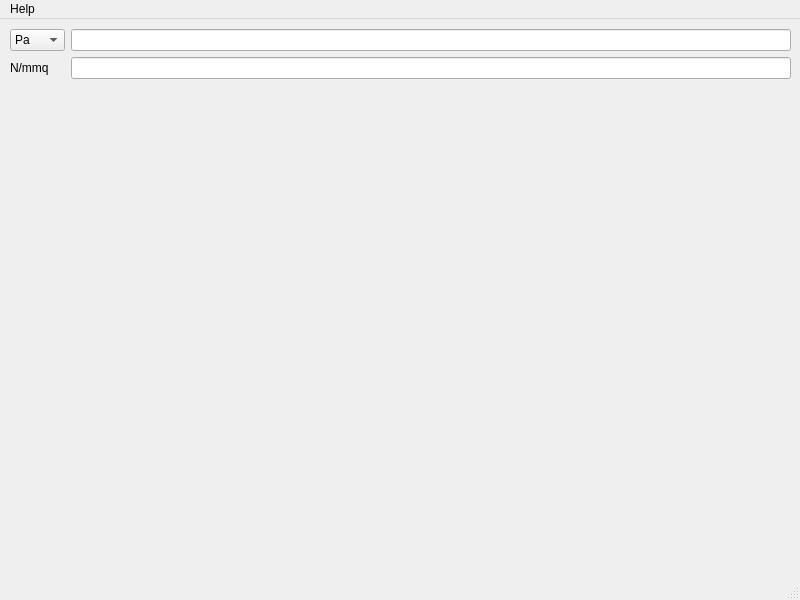
<?xml version="1.0" encoding="UTF-8"?>
<ui version="4.0">
 <class>MainWindow</class>
 <widget class="QMainWindow" name="MainWindow">
  <property name="geometry">
   <rect>
    <x>0</x>
    <y>0</y>
    <width>800</width>
    <height>600</height>
   </rect>
  </property>
  <property name="windowTitle">
   <string>MainWindow</string>
  </property>
  <widget class="QWidget" name="centralwidget">
   <widget class="QWidget" name="gridLayoutWidget">
    <property name="geometry">
     <rect>
      <x>10</x>
      <y>10</y>
      <width>781</width>
      <height>531</height>
     </rect>
    </property>
    <layout class="QGridLayout" name="gridLayout">
     <item row="2" column="0">
      <spacer name="verticalSpacer">
       <property name="orientation">
        <enum>Qt::Vertical</enum>
       </property>
       <property name="sizeHint" stdset="0">
        <size>
         <width>20</width>
         <height>40</height>
        </size>
       </property>
      </spacer>
     </item>
     <item row="0" column="0">
      <widget class="QComboBox" name="comboBox">
       <item>
        <property name="text">
         <string>Pa</string>
        </property>
       </item>
       <item>
        <property name="text">
         <string>MPa</string>
        </property>
       </item>
      </widget>
     </item>
     <item row="0" column="1">
      <widget class="QLineEdit" name="lineEdit"/>
     </item>
     <item row="1" column="0">
      <widget class="QLabel" name="label">
       <property name="text">
        <string>N/mmq</string>
       </property>
      </widget>
     </item>
     <item row="1" column="1">
      <widget class="QLineEdit" name="lineEdit_2"/>
     </item>
    </layout>
   </widget>
  </widget>
  <widget class="QMenuBar" name="menubar">
   <property name="geometry">
    <rect>
     <x>0</x>
     <y>0</y>
     <width>800</width>
     <height>21</height>
    </rect>
   </property>
   <widget class="QMenu" name="menuHelp">
    <property name="title">
     <string>Help</string>
    </property>
    <addaction name="actionAbout"/>
   </widget>
   <addaction name="menuHelp"/>
  </widget>
  <widget class="QStatusBar" name="statusbar"/>
  <action name="actionAbout">
   <property name="text">
    <string>About</string>
   </property>
  </action>
 </widget>
 <resources/>
 <connections/>
</ui>
